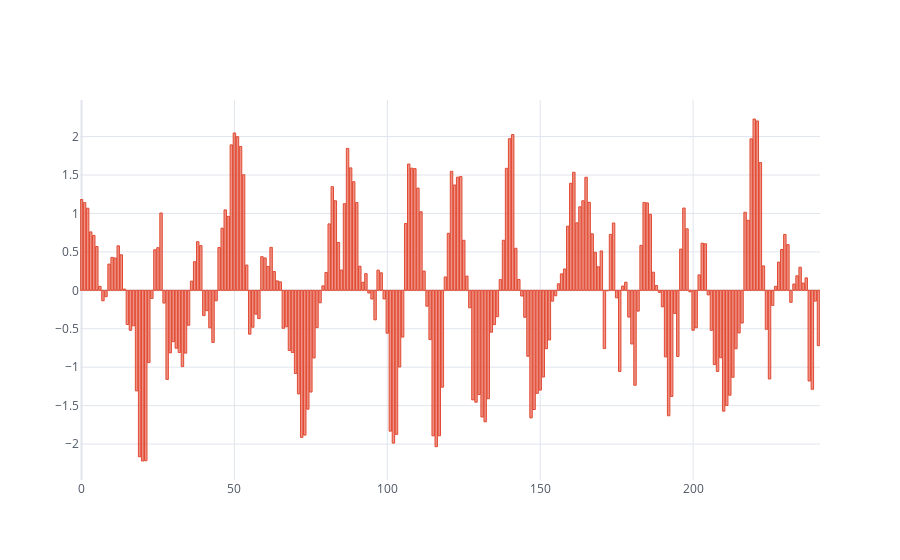

Notebook code cell kept with this figure:
### Code cell
d = sdf
knot = 6
kr = d['kdjj'] - d['kdjd']
kr = (kr-kr.mean())/kr.std()    # z-score normalization
# kr.plot(figsize=(20,2),  grid=True, alpha=0.7, color='green', kind='bar')
kr.iplot(shape=(20,2), kind='bar',theme = "white", colorscale="ggplot")

### Figure 1 — Plotly figure (JSON) as saved in the notebook; plotly's stock layout.template omitted (floating-point values rounded to 4 significant figures; data arrays with more than 128 entries replaced by an {"elided": "..."} marker saying what was removed)
{"data": [{"marker": {"color": "rgba(226, 74, 51, 0.6)", "line": {"color": "rgba(226, 74, 51, 1.0)", "width": 1}}, "name": "None", "orientation": "v", "text": "", "type": "bar", "x": {"elided": "242 int values"}, "y": {"elided": "242 float values"}}], "layout": {"legend": {"bgcolor": "#FFFFFF", "font": {"color": "#4D5663"}}, "paper_bgcolor": "#FFFFFF", "plot_bgcolor": "#FFFFFF", "title": {"font": {"color": "#4D5663"}}, "xaxis": {"gridcolor": "#E1E5ED", "showgrid": true, "tickfont": {"color": "#4D5663"}, "title": {"font": {"color": "#4D5663"}, "text": ""}, "zerolinecolor": "#E1E5ED"}, "yaxis": {"gridcolor": "#E1E5ED", "showgrid": true, "tickfont": {"color": "#4D5663"}, "title": {"font": {"color": "#4D5663"}, "text": ""}, "zerolinecolor": "#E1E5ED"}}}
